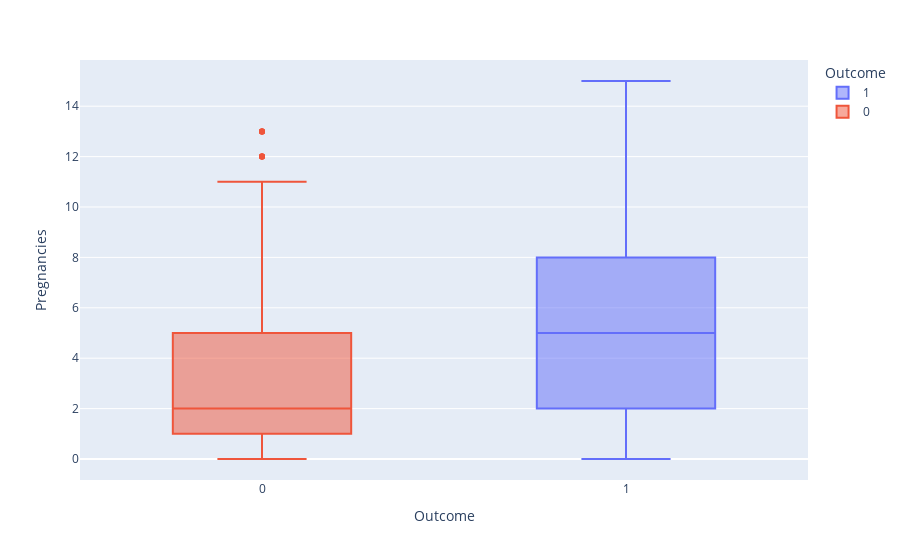

Here is the notebook cell this chart was saved with:
### Markdown cell above
We can see that most of our women had between 1 pregnancie

### Code cell
fig = px.box(df,x="Outcome", y="Pregnancies",color="Outcome")
fig.show()

### Figure 1 — Plotly figure (JSON) as saved in the notebook; plotly's stock layout.template omitted (floating-point values rounded to 4 significant figures; data arrays with more than 128 entries replaced by an {"elided": "..."} marker saying what was removed)
{"data": [{"alignmentgroup": "True", "hovertemplate": "Outcome=%{x}<br>Pregnancies=%{y}<extra></extra>", "legendgroup": "1", "marker": {"color": "#636efa"}, "name": "1", "notched": false, "offsetgroup": "1", "orientation": "v", "showlegend": true, "type": "box", "x": {"elided": "231 int values"}, "x0": " ", "xaxis": "x", "y": {"elided": "231 int values"}, "y0": " ", "yaxis": "y"}, {"alignmentgroup": "True", "hovertemplate": "Outcome=%{x}<br>Pregnancies=%{y}<extra></extra>", "legendgroup": "0", "marker": {"color": "#EF553B"}, "name": "0", "notched": false, "offsetgroup": "0", "orientation": "v", "showlegend": true, "type": "box", "x": {"elided": "459 int values"}, "x0": " ", "xaxis": "x", "y": {"elided": "459 int values"}, "y0": " ", "yaxis": "y"}], "layout": {"boxmode": "overlay", "legend": {"title": {"text": "Outcome"}, "tracegroupgap": 0}, "margin": {"t": 60}, "xaxis": {"anchor": "y", "categoryarray": [1, 0], "categoryorder": "array", "domain": [0, 1], "title": {"text": "Outcome"}}, "yaxis": {"anchor": "x", "domain": [0, 1], "title": {"text": "Pregnancies"}}}}
